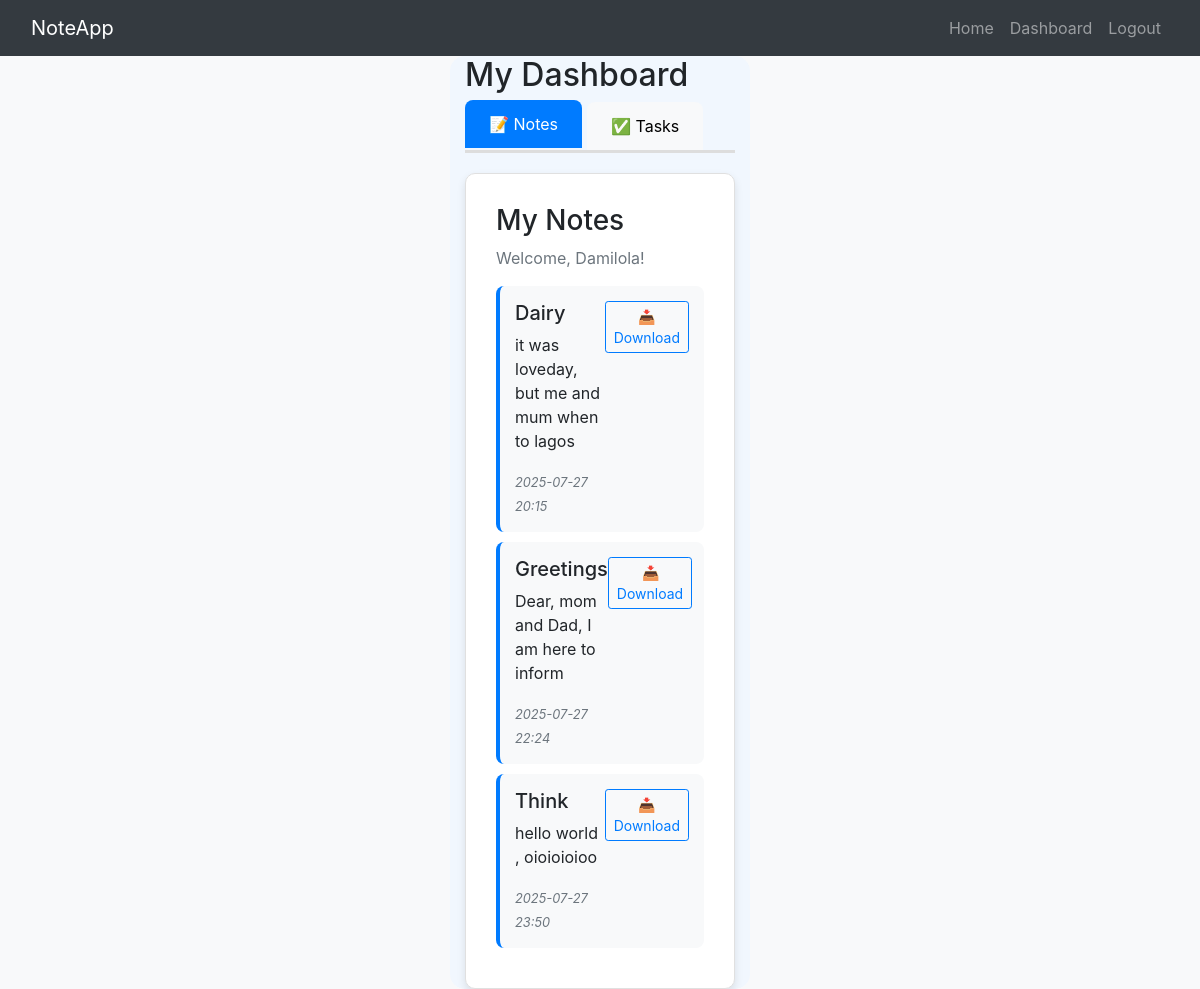
The page /dashboard (signed in) on the database as committed earlier.
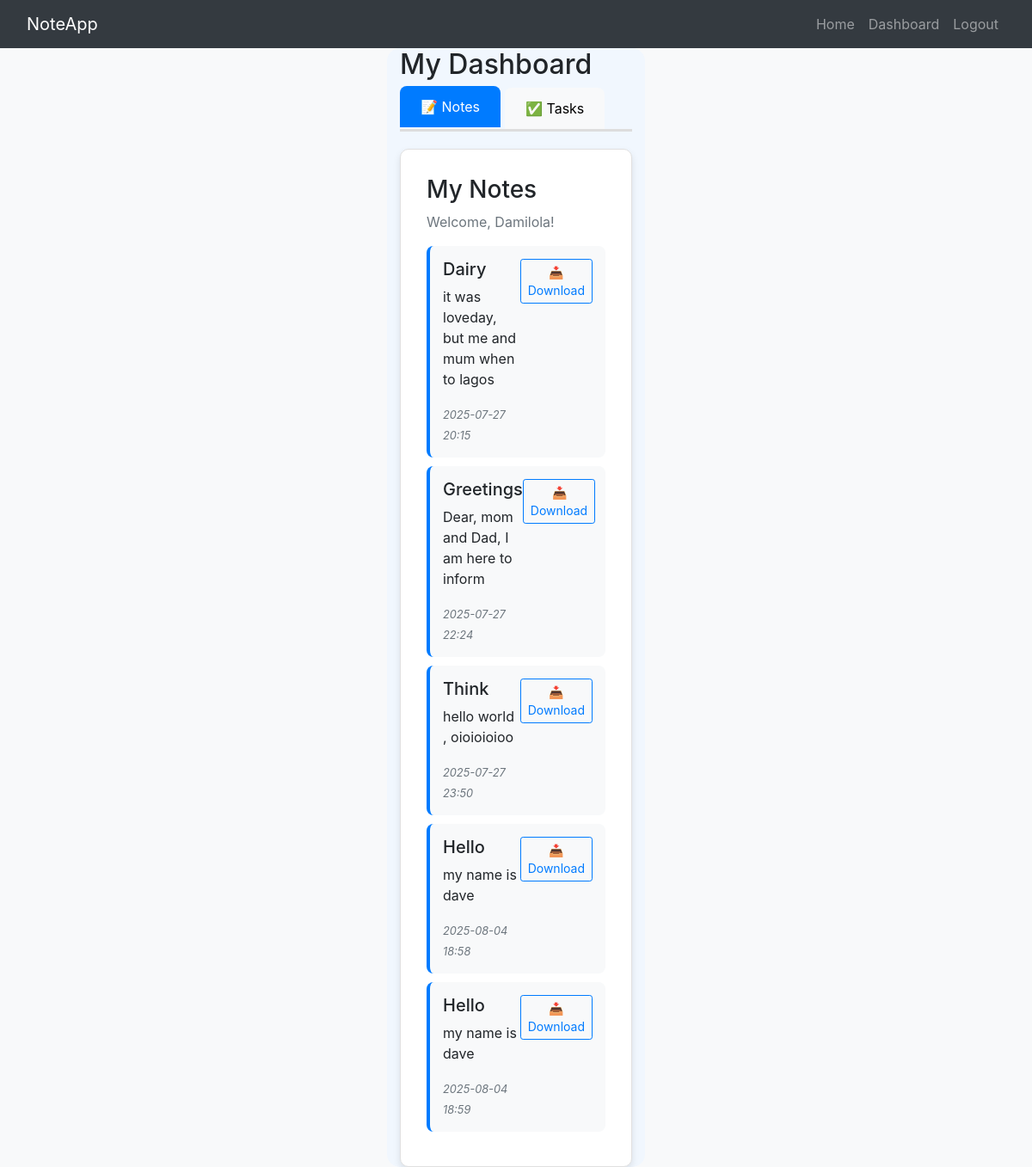
The same page on the database as committed later.
### Note_website/model.py (models this page shows)
class Note(db.Model):
    id = db.Column(db.Integer, primary_key=True)                           # Note ID
    subject = db.Column(db.String(200), nullable=False)                    # Note title
    data = db.Column(db.String(10000000))                                 # Note content
    date = db.Column(db.DateTime(timezone=True), default=func.now())      # Created date
    user_id = db.Column(db.Integer, db.ForeignKey('user.id'))             # Owner reference

### Note_website/views.py (the view)
@views.route('/dashboard')
@login_required
def dashboard():
    notes = Note.query.filter_by(user_id=current_user.id).all()
    tasks = Task.query.filter_by(user_id=current_user.id).all()
    return render_template("dashboard.html", user=current_user, notes=notes, tasks=tasks)

### Note_website/__init__.py (called while the page is built)
def create_app():
  app = Flask(__name__)
  app.config['SECRET_KEY'] = os.getenv('SECRET_KEY')  # Fallback to default
  app.config['SQLALCHEMY_DATABASE_URI'] =f'sqlite:///{DB_NAME}'  # SQLite database
  db.init_app(app)
  from .views import views  # Main app routes
  from .auth  import auth   # Authentication routes
  app.register_blueprint(views,url_prefix='/')
  app.register_blueprint(auth,url_prefix='/')
  from .model import User, Note
  create_database(app)
  login_manager= LoginManager()
  login_manager.login_view ='auth.login'  # Redirect here if not logged in
  login_manager.init_app(app)
  @login_manager.user_loader
  def loaduser(id):
    return User.query.get(int(id))
  return app

### Note_website/templates/dashboard.html (shortened to what this page needs)
{% extends "base.html" %}
{% block content %}
<div class="container">
    <h2>My Dashboard</h2>
    <div class="tab-navigation">
        <button class="tab-btn active" onclick="showTab('notes')">📝 Notes</button>
        <button class="tab-btn" onclick="showTab('tasks')">✅ Tasks</button>
    </div>
<div id="notes" class="tab-content active">
    <div class="book-page">
        <h3>My Notes</h3>
        <p class="text-muted">Welcome, {{ user.Name }}!</p>
        {% for note in notes %}
            <div class="note-card">
                <div class="d-flex justify-content-between align-items-start">
                    <div>
                        <h5 class="note-subject">{{ note.subject }}</h5>
                        <p class="note-content">{{ note.data[:100] }}{% if note.data|length > 100 %}...{% endif %}</p>
                        <small class="date">{{ note.date.strftime('%Y-%m-%d %H:%M') }}</small>
                    </div>
                    <a href="{{ url_for('views.download_note', id=note.id) }}" class="btn btn-sm btn-outline-primary">
                        📥 Download
                    </a>
                </div>
            </div>
        {% else %}
            <p class="empty-message">No notes yet. Start writing!</p>
        {% endfor %}
    </div>
</div>
</div>
{% endblock %}

Rows that differ between the two databases and show on the page:
added Note: subject "Hello", data "my name is dave", date "2025-08-04 18:58"
added Note: subject "Hello", data "my name is dave", date "2025-08-04 18:59"
